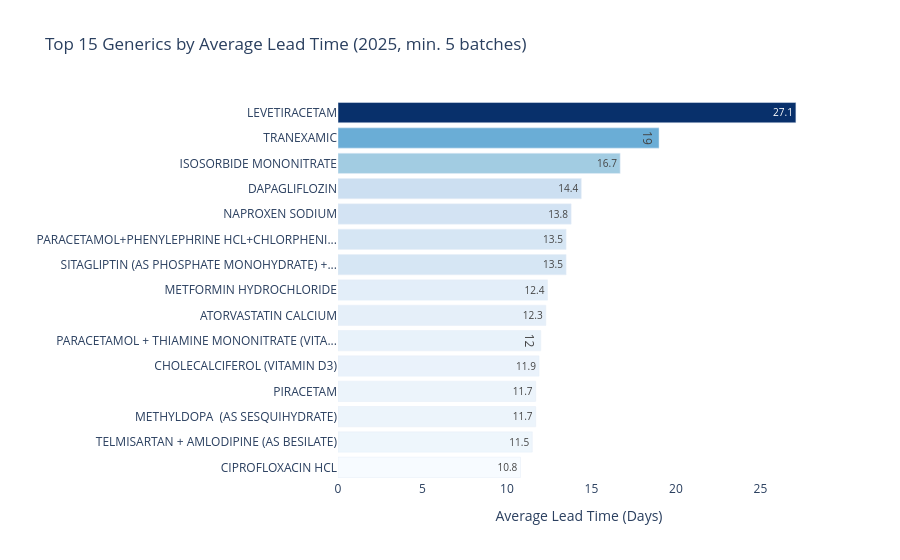

The notebook cell this image was saved under:
### Code cell
# Truncate long generic names for readability
df_lead_time_generic['generic_short'] = df_lead_time_generic['generic_name'].apply(
    lambda x: x[:40] + '...' if len(x) > 40 else x
)

fig = px.bar(
    df_lead_time_generic,
    x='avg_lead_time_days',
    y='generic_short',
    orientation='h',
    title='Top 15 Generics by Average Lead Time (2025, min. 5 batches)',
    labels={
        'avg_lead_time_days': 'Average Lead Time (Days)',
        'generic_short': ''
    },
    text='avg_lead_time_days',
    color='avg_lead_time_days',
    color_continuous_scale='Blues'
)

fig.update_traces(textposition='auto', insidetextanchor='end')
fig.update_layout(
    plot_bgcolor='white',
    coloraxis_showscale=False,
    yaxis={'categoryorder': 'total ascending'},
    xaxis=dict(showgrid=False, title='Average Lead Time (Days)')
)
fig.show()

### Figure 1 — Plotly figure (JSON) as saved in the notebook; plotly's stock layout.template omitted (floating-point values rounded to 4 significant figures)
{"data": [{"hovertemplate": "Average Lead Time (Days)=%{marker.color}<br>=%{y}<extra></extra>", "insidetextanchor": "end", "legendgroup": "", "marker": {"color": [27.1, 19.0, 16.7, 14.4, 13.8, 13.5, 13.5, 12.4, 12.3, 12.0, 11.9, 11.7, 11.7, 11.5, 10.8], "coloraxis": "coloraxis", "pattern": {"shape": ""}}, "name": "", "orientation": "h", "showlegend": false, "text": [27.1, 19.0, 16.7, 14.4, 13.8, 13.5, 13.5, 12.4, 12.3, 12.0, 11.9, 11.7, 11.7, 11.5, 10.8], "textposition": "auto", "type": "bar", "x": [27.1, 19.0, 16.7, 14.4, 13.8, 13.5, 13.5, 12.4, 12.3, 12.0, 11.9, 11.7, 11.7, 11.5, 10.8], "xaxis": "x", "y": ["LEVETIRACETAM", "TRANEXAMIC", "ISOSORBIDE MONONITRATE", "DAPAGLIFLOZIN", "NAPROXEN SODIUM", "SITAGLIPTIN (AS PHOSPHATE MONOHYDRATE) +...", "PARACETAMOL+PHENYLEPHRINE HCL+CHLORPHENI...", "METFORMIN HYDROCHLORIDE", "ATORVASTATIN CALCIUM", "PARACETAMOL + THIAMINE MONONITRATE (VITA...", "CHOLECALCIFEROL (VITAMIN D3)", "METHYLDOPA  (AS SESQUIHYDRATE)", "PIRACETAM", "TELMISARTAN + AMLODIPINE (AS BESILATE)", "CIPROFLOXACIN HCL"], "yaxis": "y"}], "layout": {"barmode": "relative", "coloraxis": {"colorbar": {"title": {"text": "Average Lead Time (Days)"}}, "colorscale": [[0, "rgb(247,251,255)"], [0.125, "rgb(222,235,247)"], [0.25, "rgb(198,219,239)"], [0.375, "rgb(158,202,225)"], [0.5, "rgb(107,174,214)"], [0.625, "rgb(66,146,198)"], [0.75, "rgb(33,113,181)"], [0.875, "rgb(8,81,156)"], [1, "rgb(8,48,107)"]], "showscale": false}, "legend": {"tracegroupgap": 0}, "plot_bgcolor": "white", "title": {"text": "Top 15 Generics by Average Lead Time (2025, min. 5 batches)"}, "xaxis": {"anchor": "y", "domain": [0, 1], "showgrid": false, "title": {"text": "Average Lead Time (Days)"}}, "yaxis": {"anchor": "x", "categoryorder": "total ascending", "domain": [0, 1], "title": {"text": ""}}}}
